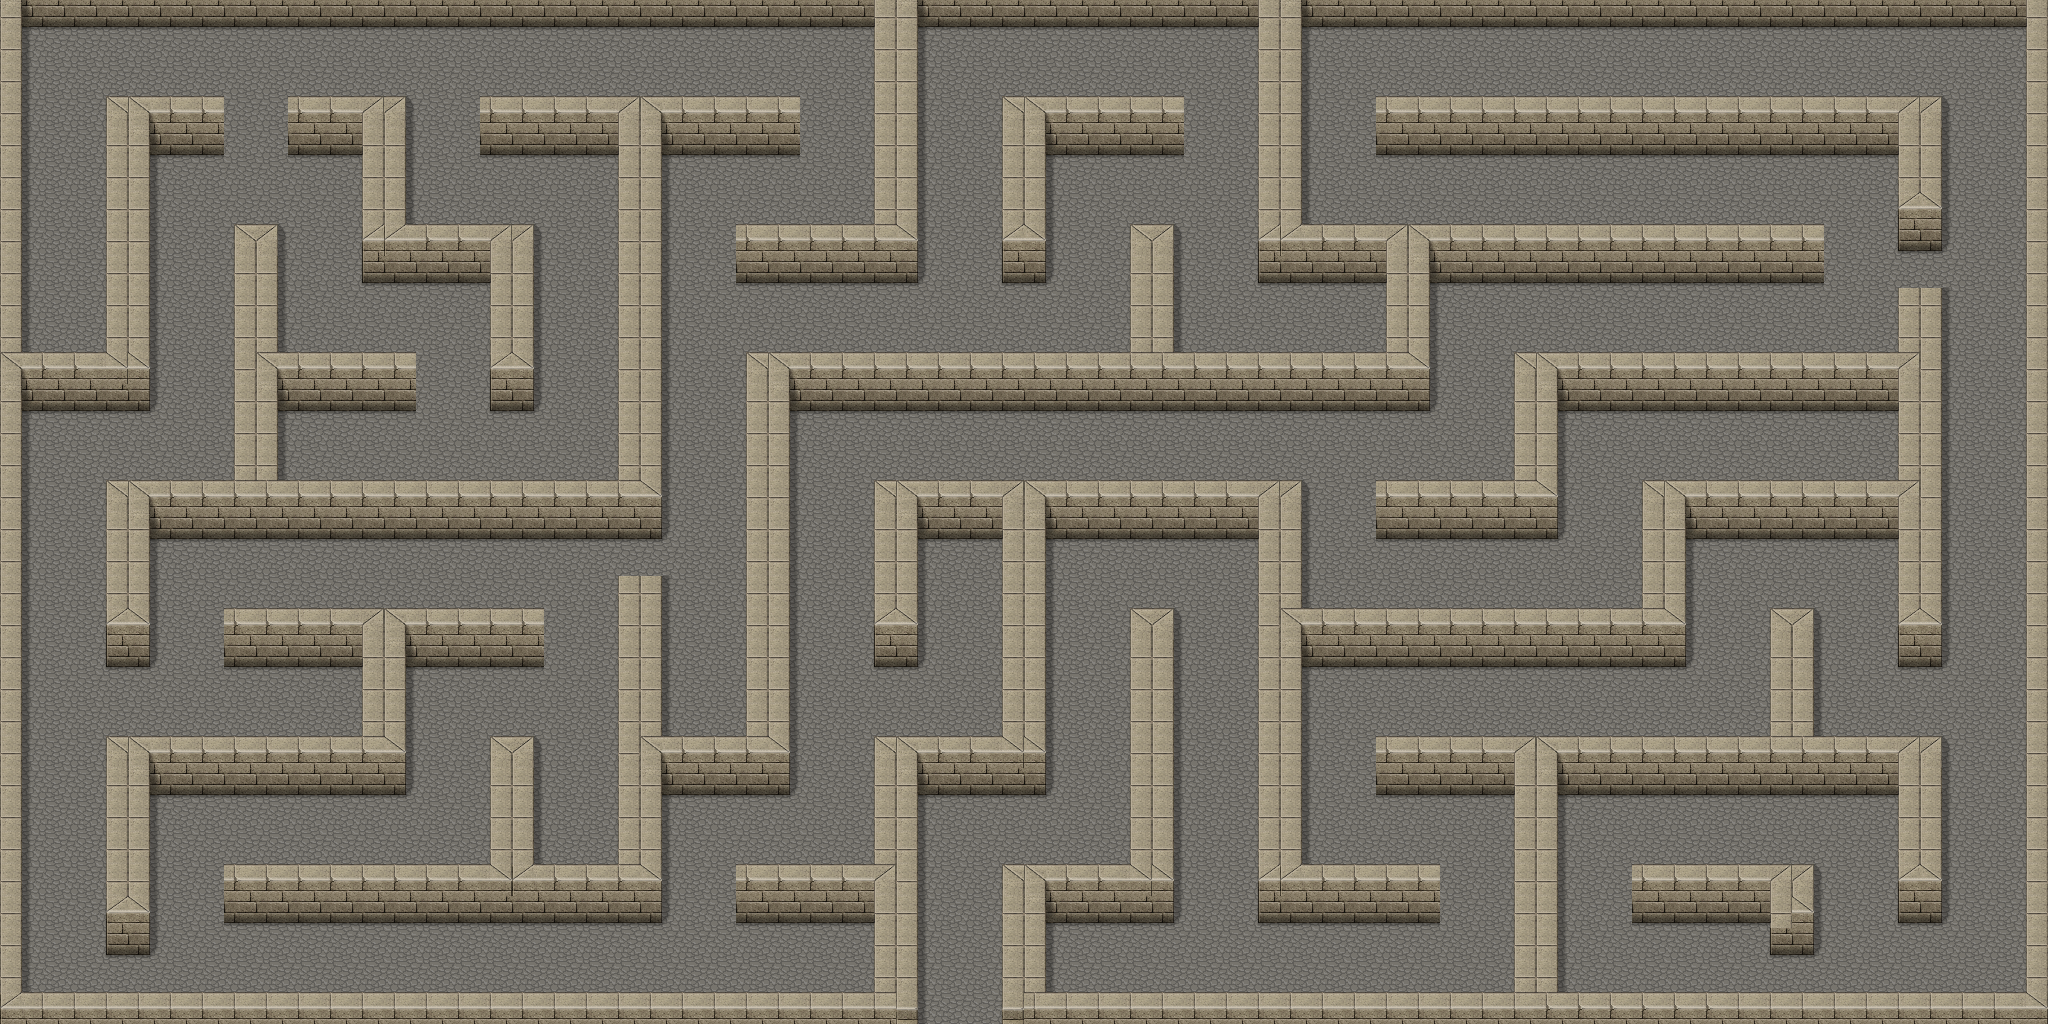

Tiled map render using the project's own tile images. Description and the map definition, with tile-layer contents summarised, below:
An orthogonal 64x32 tile map with 32x32 px tiles, 3 tile layers (Ground, Fake Walls, Walls), 2 tilesets.

<map version="1.0" orientation="orthogonal" renderorder="right-down" width="64" height="32" tilewidth="32" tileheight="32" nextobjectid="21">
 <tileset firstgid="1" name="CASTLE1" tilewidth="32" tileheight="32" tilecount="256">
  <image source="CASTLE1.png" width="512" height="512" />
 </tileset>
 <tileset firstgid="257" name="CASTLE2" tilewidth="32" tileheight="32" tilecount="256">
  <image source="CASTLE2.png" width="512" height="512" />
 </tileset>
 <layer name="Ground" width="64" height="32">
  <data>[2048 cells, 2048 non-empty, 1 distinct tile ids]</data>
 </layer>
 <layer name="Fake Walls" width="64" height="32">
  <data>[2048 cells, 290 non-empty, 3 distinct tile ids]</data>
 </layer>
 <layer name="Walls" width="64" height="32">
  <data>[2048 cells, 720 non-empty, 16 distinct tile ids]</data>
 </layer>
</map>
